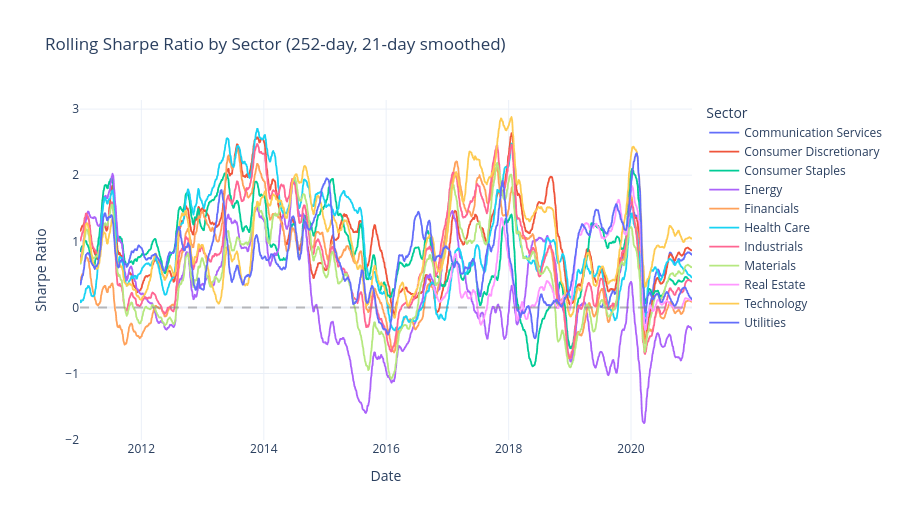

Here is the notebook cell this chart was saved with:
### Markdown cell above
### 3.4 Rolling 252-Day Sharpe Ratio

Shows how risk-adjusted performance evolved over time. A drop below 0 means the sector was underperforming the risk-free rate on a trailing 1-year basis.

### Code cell
rolling = rolling_sharpe(returns)
plot_rolling_sharpe(rolling).show()

### Figure 1 — Plotly figure (JSON) as saved in the notebook; plotly's stock layout.template omitted (floating-point values rounded to 4 significant figures; data arrays with more than 128 entries replaced by an {"elided": "..."} marker saying what was removed)
{"data": [{"hovertemplate": "Sector=Communication Services<br>Date=%{x}<br>Sharpe Ratio=%{y}<extra></extra>", "legendgroup": "Communication Services", "line": {"color": "#636efa", "dash": "solid", "width": 1.8}, "marker": {"symbol": "circle"}, "mode": "lines", "name": "Communication Services", "showlegend": true, "type": "scattergl", "x": {"elided": "388 str values"}, "xaxis": "x", "y": {"elided": "388 float values"}, "yaxis": "y"}, {"hovertemplate": "Sector=Consumer Discretionary<br>Date=%{x}<br>Sharpe Ratio=%{y}<extra></extra>", "legendgroup": "Consumer Discretionary", "line": {"color": "#EF553B", "dash": "solid", "width": 1.8}, "marker": {"symbol": "circle"}, "mode": "lines", "name": "Consumer Discretionary", "showlegend": true, "type": "scattergl", "x": {"elided": "2517 str values"}, "xaxis": "x", "y": {"elided": "2517 float values"}, "yaxis": "y"}, {"hovertemplate": "Sector=Consumer Staples<br>Date=%{x}<br>Sharpe Ratio=%{y}<extra></extra>", "legendgroup": "Consumer Staples", "line": {"color": "#00cc96", "dash": "solid", "width": 1.8}, "marker": {"symbol": "circle"}, "mode": "lines", "name": "Consumer Staples", "showlegend": true, "type": "scattergl", "x": {"elided": "2517 str values"}, "xaxis": "x", "y": {"elided": "2517 float values"}, "yaxis": "y"}, {"hovertemplate": "Sector=Energy<br>Date=%{x}<br>Sharpe Ratio=%{y}<extra></extra>", "legendgroup": "Energy", "line": {"color": "#ab63fa", "dash": "solid", "width": 1.8}, "marker": {"symbol": "circle"}, "mode": "lines", "name": "Energy", "showlegend": true, "type": "scattergl", "x": {"elided": "2517 str values"}, "xaxis": "x", "y": {"elided": "2517 float values"}, "yaxis": "y"}, {"hovertemplate": "Sector=Financials<br>Date=%{x}<br>Sharpe Ratio=%{y}<extra></extra>", "legendgroup": "Financials", "line": {"color": "#FFA15A", "dash": "solid", "width": 1.8}, "marker": {"symbol": "circle"}, "mode": "lines", "name": "Financials", "showlegend": true, "type": "scattergl", "x": {"elided": "2517 str values"}, "xaxis": "x", "y": {"elided": "2517 float values"}, "yaxis": "y"}, {"hovertemplate": "Sector=Health Care<br>Date=%{x}<br>Sharpe Ratio=%{y}<extra></extra>", "legendgroup": "Health Care", "line": {"color": "#19d3f3", "dash": "solid", "width": 1.8}, "marker": {"symbol": "circle"}, "mode": "lines", "name": "Health Care", "showlegend": true, "type": "scattergl", "x": {"elided": "2517 str values"}, "xaxis": "x", "y": {"elided": "2517 float values"}, "yaxis": "y"}, {"hovertemplate": "Sector=Industrials<br>Date=%{x}<br>Sharpe Ratio=%{y}<extra></extra>", "legendgroup": "Industrials", "line": {"color": "#FF6692", "dash": "solid", "width": 1.8}, "marker": {"symbol": "circle"}, "mode": "lines", "name": "Industrials", "showlegend": true, "type": "scattergl", "x": {"elided": "2517 str values"}, "xaxis": "x", "y": {"elided": "2517 float values"}, "yaxis": "y"}, {"hovertemplate": "Sector=Materials<br>Date=%{x}<br>Sharpe Ratio=%{y}<extra></extra>", "legendgroup": "Materials", "line": {"color": "#B6E880", "dash": "solid", "width": 1.8}, "marker": {"symbol": "circle"}, "mode": "lines", "name": "Materials", "showlegend": true, "type": "scattergl", "x": {"elided": "2517 str values"}, "xaxis": "x", "y": {"elided": "2517 float values"}, "yaxis": "y"}, {"hovertemplate": "Sector=Real Estate<br>Date=%{x}<br>Sharpe Ratio=%{y}<extra></extra>", "legendgroup": "Real Estate", "line": {"color": "#FF97FF", "dash": "solid", "width": 1.8}, "marker": {"symbol": "circle"}, "mode": "lines", "name": "Real Estate", "showlegend": true, "type": "scattergl", "x": {"elided": "1066 str values"}, "xaxis": "x", "y": {"elided": "1066 float values"}, "yaxis": "y"}, {"hovertemplate": "Sector=Technology<br>Date=%{x}<br>Sharpe Ratio=%{y}<extra></extra>", "legendgroup": "Technology", "line": {"color": "#FECB52", "dash": "solid", "width": 1.8}, "marker": {"symbol": "circle"}, "mode": "lines", "name": "Technology", "showlegend": true, "type": "scattergl", "x": {"elided": "2517 str values"}, "xaxis": "x", "y": {"elided": "2517 float values"}, "yaxis": "y"}, {"hovertemplate": "Sector=Utilities<br>Date=%{x}<br>Sharpe Ratio=%{y}<extra></extra>", "legendgroup": "Utilities", "line": {"color": "#636efa", "dash": "solid", "width": 1.8}, "marker": {"symbol": "circle"}, "mode": "lines", "name": "Utilities", "showlegend": true, "type": "scattergl", "x": {"elided": "2517 str values"}, "xaxis": "x", "y": {"elided": "2517 float values"}, "yaxis": "y"}], "layout": {"height": 520, "legend": {"title": {"text": "Sector"}, "tracegroupgap": 0}, "shapes": [{"line": {"color": "gray", "dash": "dash"}, "opacity": 0.5, "type": "line", "x0": 0, "x1": 1, "xref": "x domain", "y0": 0, "y1": 0, "yref": "y"}], "title": {"text": "Rolling Sharpe Ratio by Sector (252-day, 21-day smoothed)"}, "xaxis": {"anchor": "y", "domain": [0, 1], "title": {"text": "Date"}}, "yaxis": {"anchor": "x", "domain": [0, 1], "title": {"text": "Sharpe Ratio"}}}}
